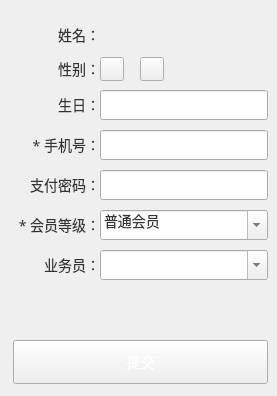
        <widget class="QWidget" name="memRegisterWidget">
         <property name="sizePolicy">
          <sizepolicy hsizetype="Preferred" vsizetype="Preferred">
           <horstretch>0</horstretch>
           <verstretch>0</verstretch>
          </sizepolicy>
         </property>
         <property name="minimumSize">
          <size>
           <width>0</width>
           <height>396</height>
          </size>
         </property>
         <property name="maximumSize">
          <size>
           <width>16777215</width>
           <height>396</height>
          </size>
         </property>
         <property name="styleSheet">
          <string notr="true">QWidget#memRegisterWidget {
	background-color: rgb(255, 255, 255);
}</string>
         </property>
         <widget class="QLabel" name="payPasswdRegLabel">
          <property name="geometry">
           <rect>
            <x>20</x>
            <y>170</y>
            <width>80</width>
            <height>30</height>
           </rect>
          </property>
          <property name="minimumSize">
           <size>
            <width>0</width>
            <height>30</height>
           </size>
          </property>
          <property name="font">
           <font>
            <family>微软雅黑</family>
            <pointsize>-1</pointsize>
            <weight>50</weight>
            <italic>false</italic>
            <bold>false</bold>
           </font>
          </property>
          <property name="styleSheet">
           <string notr="true">font:14px;
font-family:&quot;微软雅黑&quot;;
color: rgb(51, 51, 51);</string>
          </property>
          <property name="text">
           <string>支付密码：</string>
          </property>
          <property name="alignment">
           <set>Qt::AlignRight|Qt::AlignTrailing|Qt::AlignVCenter</set>
          </property>
         </widget>
         <widget class="QLabel" name="nameRegLabel">
          <property name="geometry">
           <rect>
            <x>20</x>
            <y>20</y>
            <width>80</width>
            <height>30</height>
           </rect>
          </property>
          <property name="minimumSize">
           <size>
            <width>0</width>
            <height>30</height>
           </size>
          </property>
          <property name="font">
           <font>
            <family>微软雅黑</family>
            <pointsize>-1</pointsize>
            <weight>50</weight>
            <italic>false</italic>
            <bold>false</bold>
           </font>
          </property>
          <property name="styleSheet">
           <string notr="true">font:14px;
font-family:&quot;微软雅黑&quot;;
color: rgb(51, 51, 51);</string>
          </property>
          <property name="text">
           <string>姓名：</string>
          </property>
          <property name="alignment">
           <set>Qt::AlignRight|Qt::AlignTrailing|Qt::AlignVCenter</set>
          </property>
         </widget>
         <widget class="QComboBox" name="operatorRegBox">
          <property name="geometry">
           <rect>
            <x>100</x>
            <y>250</y>
            <width>168</width>
            <height>30</height>
           </rect>
          </property>
          <property name="minimumSize">
           <size>
            <width>0</width>
            <height>30</height>
           </size>
          </property>
          <property name="font">
           <font>
            <family>微软雅黑</family>
            <pointsize>-1</pointsize>
            <weight>50</weight>
            <italic>false</italic>
            <bold>false</bold>
           </font>
          </property>
          <property name="styleSheet">
           <string notr="true">font:14px;
font-family:&quot;微软雅黑&quot;;
color: rgb(51, 51, 51);</string>
          </property>
          <property name="editable">
           <bool>true</bool>
          </property>
         </widget>
         <widget class="QLineEdit" name="phoneRegEdit">
          <property name="geometry">
           <rect>
            <x>100</x>
            <y>130</y>
            <width>168</width>
            <height>30</height>
           </rect>
          </property>
          <property name="minimumSize">
           <size>
            <width>0</width>
            <height>30</height>
           </size>
          </property>
          <property name="font">
           <font>
            <family>微软雅黑</family>
            <pointsize>-1</pointsize>
            <weight>50</weight>
            <italic>false</italic>
            <bold>false</bold>
           </font>
          </property>
          <property name="styleSheet">
           <string notr="true">font:14px;
font-family:&quot;微软雅黑&quot;;
color: rgb(51, 51, 51);
padding-left:10px;</string>
          </property>
          <property name="maxLength">
           <number>11</number>
          </property>
         </widget>
         <widget class="QPushButton" name="commitRegButton">
          <property name="geometry">
           <rect>
            <x>13</x>
            <y>340</y>
            <width>255</width>
            <height>44</height>
           </rect>
          </property>
          <property name="minimumSize">
           <size>
            <width>255</width>
            <height>44</height>
           </size>
          </property>
          <property name="font">
           <font>
            <pointsize>-1</pointsize>
            <weight>50</weight>
            <italic>false</italic>
            <bold>false</bold>
           </font>
          </property>
          <property name="focusPolicy">
           <enum>Qt::NoFocus</enum>
          </property>
          <property name="styleSheet">
           <string notr="true">QPushButton#commitRegButton {
	font:14px;
	color: rgb(255, 255, 255);
	border-image: url(:/shareImages/sure_normal.png);
}

QPushButton#commitRegButton:pressed {
	border-image: url(:/shareImages/sure_press.png);
}</string>
          </property>
          <property name="text">
           <string>提交</string>
          </property>
         </widget>
         <widget class="QLabel" name="operatorRegLabel">
          <property name="geometry">
           <rect>
            <x>20</x>
            <y>250</y>
            <width>80</width>
            <height>30</height>
           </rect>
          </property>
          <property name="minimumSize">
           <size>
            <width>0</width>
            <height>30</height>
           </size>
          </property>
          <property name="font">
           <font>
            <family>微软雅黑</family>
            <pointsize>-1</pointsize>
            <weight>50</weight>
            <italic>false</italic>
            <bold>false</bold>
           </font>
          </property>
          <property name="styleSheet">
           <string notr="true">font:14px;
font-family:&quot;微软雅黑&quot;;
color: rgb(51, 51, 51);</string>
          </property>
          <property name="text">
           <string>业务员：</string>
          </property>
          <property name="alignment">
           <set>Qt::AlignRight|Qt::AlignTrailing|Qt::AlignVCenter</set>
          </property>
         </widget>
         <widget class="QLabel" name="sexRegLabel">
          <property name="geometry">
           <rect>
            <x>19</x>
            <y>54</y>
            <width>81</width>
            <height>30</height>
           </rect>
          </property>
          <property name="minimumSize">
           <size>
            <width>0</width>
            <height>30</height>
           </size>
          </property>
          <property name="font">
           <font>
            <family>微软雅黑</family>
            <pointsize>-1</pointsize>
            <weight>50</weight>
            <italic>false</italic>
            <bold>false</bold>
           </font>
          </property>
          <property name="styleSheet">
           <string notr="true">font:14px;
font-family:&quot;微软雅黑&quot;;
color: rgb(51, 51, 51);</string>
          </property>
          <property name="text">
           <string>性别：</string>
          </property>
          <property name="alignment">
           <set>Qt::AlignRight|Qt::AlignTrailing|Qt::AlignVCenter</set>
          </property>
         </widget>
         <widget class="QLineEdit" name="payPasswdRegEdit">
          <property name="geometry">
           <rect>
            <x>100</x>
            <y>170</y>
            <width>168</width>
            <height>30</height>
           </rect>
          </property>
          <property name="minimumSize">
           <size>
            <width>0</width>
            <height>30</height>
           </size>
          </property>
          <property name="font">
           <font>
            <family>微软雅黑</family>
            <pointsize>-1</pointsize>
            <weight>50</weight>
            <italic>false</italic>
            <bold>false</bold>
           </font>
          </property>
          <property name="styleSheet">
           <string notr="true">font:14px;
font-family:&quot;微软雅黑&quot;;
color: rgb(51, 51, 51);
padding-left:10px;</string>
          </property>
          <property name="maxLength">
           <number>6</number>
          </property>
          <property name="echoMode">
           <enum>QLineEdit::Password</enum>
          </property>
         </widget>
         <widget class="QLabel" name="phoneRegLabel">
          <property name="geometry">
           <rect>
            <x>20</x>
            <y>130</y>
            <width>80</width>
            <height>30</height>
           </rect>
          </property>
          <property name="minimumSize">
           <size>
            <width>0</width>
            <height>30</height>
           </size>
          </property>
          <property name="font">
           <font>
            <family>微软雅黑</family>
            <pointsize>-1</pointsize>
            <weight>50</weight>
            <italic>false</italic>
            <bold>false</bold>
           </font>
          </property>
          <property name="styleSheet">
           <string notr="true">font:14px;
font-family:&quot;微软雅黑&quot;;
color: rgb(51, 51, 51);</string>
          </property>
          <property name="text">
           <string>* 手机号：</string>
          </property>
          <property name="alignment">
           <set>Qt::AlignRight|Qt::AlignTrailing|Qt::AlignVCenter</set>
          </property>
         </widget>
         <widget class="QLabel" name="memGradeRegLabel">
          <property name="geometry">
           <rect>
            <x>0</x>
            <y>210</y>
            <width>100</width>
            <height>30</height>
           </rect>
          </property>
          <property name="minimumSize">
           <size>
            <width>0</width>
            <height>30</height>
           </size>
          </property>
          <property name="font">
           <font>
            <family>微软雅黑</family>
            <pointsize>-1</pointsize>
            <weight>50</weight>
            <italic>false</italic>
            <bold>false</bold>
           </font>
          </property>
          <property name="styleSheet">
           <string notr="true">font:14px;
font-family:&quot;微软雅黑&quot;;
color: rgb(51, 51, 51);</string>
          </property>
          <property name="text">
           <string>* 会员等级：</string>
          </property>
          <property name="alignment">
           <set>Qt::AlignRight|Qt::AlignTrailing|Qt::AlignVCenter</set>
          </property>
         </widget>
         <widget class="QComboBox" name="memGradeRegBox">
          <property name="geometry">
           <rect>
            <x>100</x>
            <y>210</y>
            <width>168</width>
            <height>30</height>
           </rect>
          </property>
          <property name="minimumSize">
           <size>
            <width>0</width>
            <height>30</height>
           </size>
          </property>
          <property name="font">
           <font>
            <family>微软雅黑</family>
            <pointsize>-1</pointsize>
            <weight>50</weight>
            <italic>false</italic>
            <bold>false</bold>
           </font>
          </property>
          <property name="focusPolicy">
           <enum>Qt::NoFocus</enum>
          </property>
          <property name="styleSheet">
           <string notr="true">font:14px;
font-family:&quot;微软雅黑&quot;;
color: rgb(51, 51, 51);</string>
          </property>
          <property name="editable">
           <bool>true</bool>
          </property>
          <item>
           <property name="text">
            <string>普通会员</string>
           </property>
          </item>
          <item>
           <property name="text">
            <string>黄金会员</string>
           </property>
          </item>
          <item>
           <property name="text">
            <string>钻石会员</string>
           </property>
          </item>
         </widget>
         <widget class="QPushButton" name="manBtn">
          <property name="geometry">
           <rect>
            <x>100</x>
            <y>57</y>
            <width>24</width>
            <height>24</height>
           </rect>
          </property>
          <property name="focusPolicy">
           <enum>Qt::NoFocus</enum>
          </property>
          <property name="styleSheet">
           <string notr="true">border-image: url(:/member/man_normal.png);</string>
          </property>
          <property name="text">
           <string/>
          </property>
         </widget>
         <widget class="QPushButton" name="womanBtn">
          <property name="geometry">
           <rect>
            <x>140</x>
            <y>57</y>
            <width>24</width>
            <height>24</height>
           </rect>
          </property>
          <property name="focusPolicy">
           <enum>Qt::NoFocus</enum>
          </property>
          <property name="styleSheet">
           <string notr="true">border-image: url(:/member/woman_normal.png);</string>
          </property>
          <property name="text">
           <string/>
          </property>
         </widget>
         <widget class="QLabel" name="warningRegLabel">
          <property name="geometry">
           <rect>
            <x>10</x>
            <y>320</y>
            <width>255</width>
            <height>20</height>
           </rect>
          </property>
          <property name="styleSheet">
           <string notr="true">font:12px;
font-family:&quot;微软雅黑&quot;;
color: rgb(249, 79, 79);</string>
          </property>
          <property name="text">
           <string/>
          </property>
         </widget>
         <widget class="DateLineEdit" name="birthdayRegEdit">
          <property name="geometry">
           <rect>
            <x>100</x>
            <y>90</y>
            <width>168</width>
            <height>30</height>
           </rect>
          </property>
          <property name="minimumSize">
           <size>
            <width>0</width>
            <height>30</height>
           </size>
          </property>
          <property name="font">
           <font>
            <family>微软雅黑</family>
            <pointsize>-1</pointsize>
            <weight>50</weight>
            <italic>false</italic>
            <bold>false</bold>
           </font>
          </property>
          <property name="styleSheet">
           <string notr="true">font:14px;
font-family:&quot;微软雅黑&quot;;
color: rgb(51, 51, 51);
padding-left:10px;</string>
          </property>
          <property name="text">
           <string/>
          </property>
         </widget>
         <widget class="QLabel" name="birthdayRegLabel">
          <property name="geometry">
           <rect>
            <x>9</x>
            <y>90</y>
            <width>91</width>
            <height>30</height>
           </rect>
          </property>
          <property name="minimumSize">
           <size>
            <width>0</width>
            <height>30</height>
           </size>
          </property>
          <property name="font">
           <font>
            <family>微软雅黑</family>
            <pointsize>-1</pointsize>
            <weight>50</weight>
            <italic>false</italic>
            <bold>false</bold>
           </font>
          </property>
          <property name="styleSheet">
           <string notr="true">font:14px;
font-family:&quot;微软雅黑&quot;;
color: rgb(51, 51, 51);</string>
          </property>
          <property name="text">
           <string>生日：</string>
          </property>
          <property name="alignment">
           <set>Qt::AlignRight|Qt::AlignTrailing|Qt::AlignVCenter</set>
          </property>
         </widget>
         <widget class="SearchEdit" name="nameWidget" native="true">
          <property name="geometry">
           <rect>
            <x>100</x>
            <y>20</y>
            <width>168</width>
            <height>30</height>
           </rect>
          </property>
          <property name="styleSheet">
           <string notr="true"/>
          </property>
         </widget>
        </widget>
